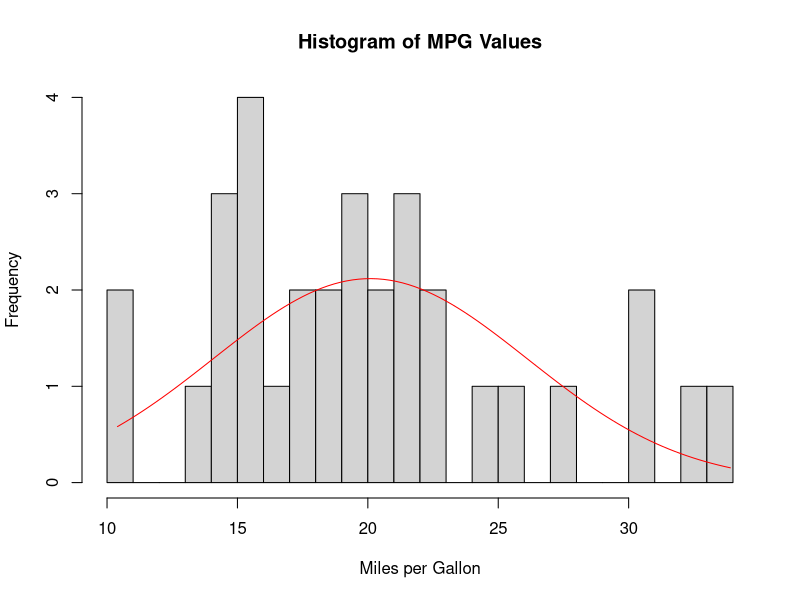
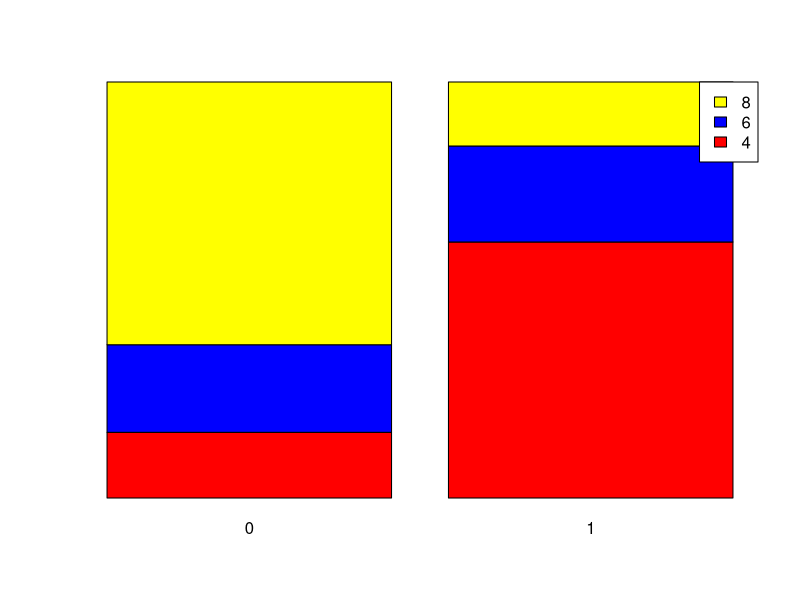

Source code (R) for these figures, in order: (Note: this script raises an error after producing the figures.)
c(1,2,3)
myvector<-c(1,2,3)
myvector*2
paste("a","b")
paste(myvector,"ok")
myothervector<-c("Sailesh", "Sanjay")
paste(myothervector,"Hi")
goals<-c(1,2,1,2,2)
summary(goals)
mean(goals)
median(goals)
sd(goals)
mtcars
head(mtcars)
tail(mtcars)
names(mtcars)
mtcars$mpg
mean(mtcars$mpg)
mtcars$hp
mean(mtcars$hp)
sd(mtcars$hp)
max(mtcars$hp)
summary(mtcars)
#histogram to show normalcy of data
h<-hist(mtcars$mpg, breaks=20, xlab = "Miles per Gallon", ylab="Frequency", main = "Histogram of MPG Values")
#Add a normal distribution line
x<- seq(min(mtcars$mpg),max(mtcars$mpg), length=100)
y<- dnorm(x,mean = mean(mtcars$mpg), sd = sd(mtcars$mpg))*length(mtcars$mpg)
box.size <- diff(h$mids[1:2])
y<-y*box.size
lines(x,y,col="red")
#comparison of proportion
pt<-table(mtcars$cyl,mtcars$am)
chisq.test(pt)
percentages<-prop.table(pt, margin = 2)*100
barplot(percentages, col = c("red", "blue", "yellow"), xlab = "Manual 0 vs Automatic 1", ylab =
            +             "Percentage", main = "Stacked Bar Chart of Cylinders by Transmission Type", ylim = c(0,
                                                                                                               +                                                                                                  100), legend.text = c("4", "6", "8"), args.legend = list(x = "topright"))
#comparison of means
t.test(mtcars$mpg~mtcars$am)#for normal data
wilcox.test(mtcars$mpg~mtcars$am) #for non parametric data
boxplot(mtcars$mpg~mtcars$am,xlab = "Gear", ylab = "Miles per Gallon",main= "Boxplot of MPG by Gear")
#correlation
cor.test(mtcars$mpg,mtcars$hp)
cor.test(mtcars$mpg,mtcars$hp,method="spearman")
plot(mtcars$hp,mtcars$mpg,xlab = "Horsepower", ylab ="Miles per Gallon", main = "Scatterplot of MPG vs Horsepower")
#Add a trend line
abline(lm(mpg~hp, data = mtcars), col= "red")
